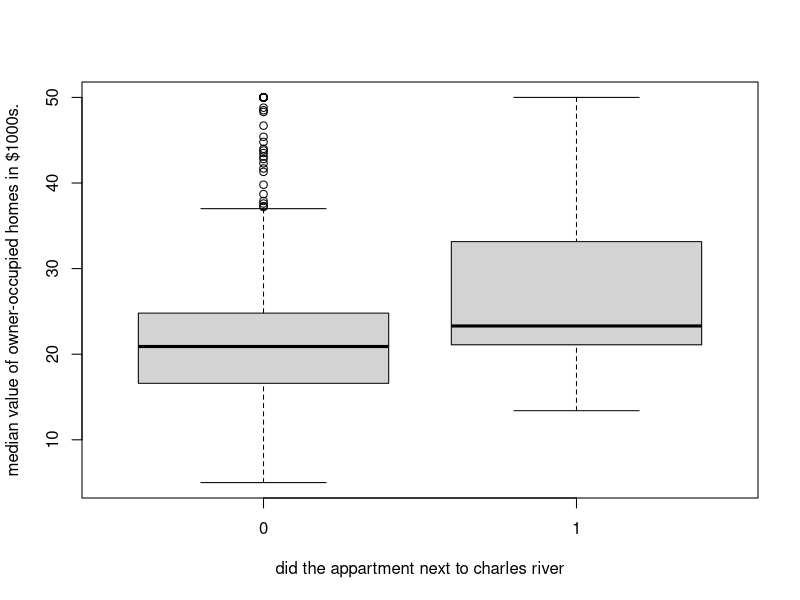

The R source for this figure:
library(MASS)
Boston
?Boston

boston<-Boston
#Is the medium value of owner-occupied homes different between the neighborhoods next to the Charles river 
#and the ones not next to the river?


#summarize the data first
summary(boston)

#Compare groups
# Call a library
library(dplyr)
dim(boston)
boston$chas = as.factor(boston$chas)
#Check mean of medv by chas.
aggregate(Boston$medv,
          by = list(chas = Boston$chas),
          mean)

aggregate(Boston$medv,
          by = list(chas = Boston$chas),
          median)

# Compute the analysis of variance. Are all MPG for all cylinders tuypes the same?
res_boston.aov <- aov(medv ~ chas, data = boston)
summary(res_boston.aov)
plot(boston$chas,boston$medv,xlab = "did the appartment next to charles river",ylab="median value of owner-occupied homes in $1000s.")
TukeyHSD(res_boston.aov)










